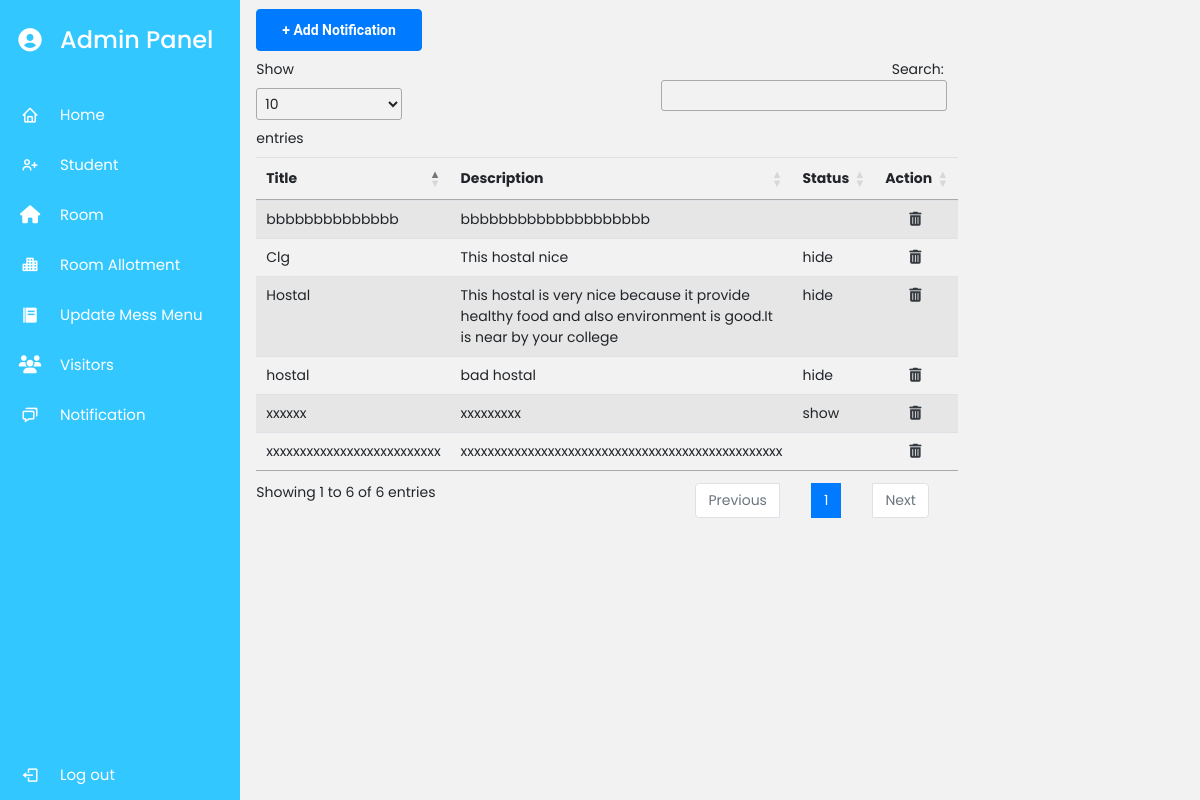
Page /adminnoti/ (signed in) on the earlier database version.
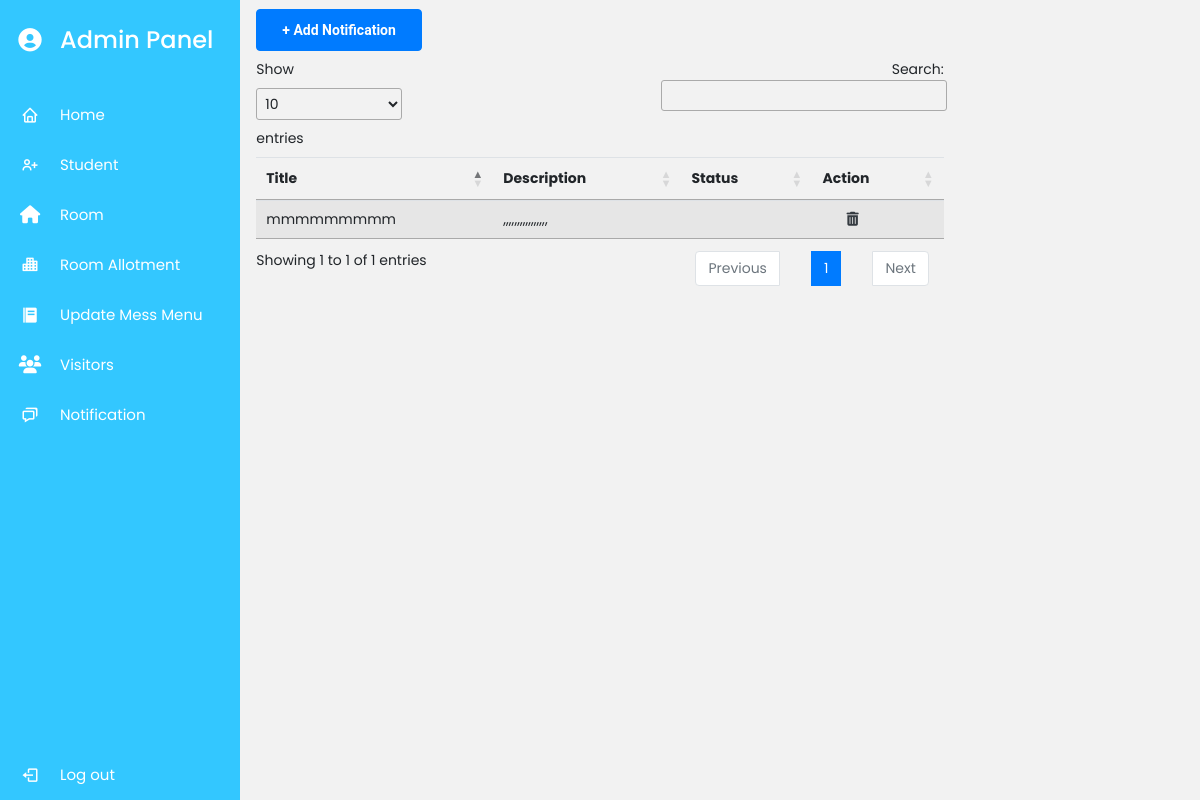
Same page on the later database version.
### myapp/models.py (models this page shows, shortened)
class Notification(models.Model):
    title=models.CharField(max_length=20)
    description=models.CharField(max_length=150)
    status=models.CharField(max_length=50,choices=stat)
    date=models.DateField(auto_now=True)
    created_at=models.DateTimeField(auto_now_add=True)
    update_at=models.DateTimeField(auto_now=True)

### myapp/views.py (the view)
# urls.py: path('adminnoti/',views.Adminnoti,name="adminnoti"),
def Adminnoti(request):
    if request.user.is_superuser:
        noti = Notification.objects.all()
        return render(request, "adminnoti.html", {'noti': noti})
    else:
        return redirect("Home")

### myapp/templates/adminnoti.html (shortened to what this page needs)
{% extends 'admindash.html' %}
{% load static %}
{% block content %}
<div class="col-lg-12">
  <div class="row justify-content-around">
    <div class="col-lg-7">
      <a href="/addnotification/" class="btn btn-primary my-2" >+ Add Notification</a>
      <table class="table table-striped" id="geniustable55">
        <thead>
          <tr>
            <th scope="col">Title</th>
            <th scope="col">Description</th>
            <th scope="col">Status</th>
            <th scope="col">Action</th>
          </tr>
        </thead>
        {% if noti %}
        <tbody>
          {% for i in noti %}
          <tr>
            <td>{{i.title}}</td>
            <td>{{i.description}}</td>
            <td>{{i.status}}</td>
            <td>
              <a href="{% url 'deletenoti' i.id %}"><i class="fa fa-trash text-dark pl-4" aria-hidden="true"></i></a>
            </td>
          </tr>
          {% endfor %}
        </tbody>
        {% endif %}
      </table>
    </div>
  </div>
  {% endblock content %}

Differences in the rows shown:
removed Notification: title "Hostal", description "This hostal is very nice because it provide healthy food and also environment is good.It is near by your college", status "hide"
removed Notification: title "Clg", description "This hostal nice", status "hide"
removed Notification: title "hostal", description "bad hostal", status "hide"
removed Notification: title "xxxxxx", description "xxxxxxxxx", status "show"
removed Notification: title "xxxxxxxxxxxxxxxxxxxxxxxxxx", description "xxxxxxxxxxxxxxxxxxxxxxxxxxxxxxxxxxxxxxxxxxxxxxxx"
removed Notification: title "bbbbbbbbbbbbbb", description "bbbbbbbbbbbbbbbbbbbb"
added Notification: title "mmmmmmmmm", description ",,,,,,,,,,,,,,,,"
Other differences:
text written by a page script: "Show entries Search: Showing 1 to 6 of 6 entries Previous 1 Next" → "Show entries Search: Showing 1 to 1 of 1 entries Previous 1 Next"
